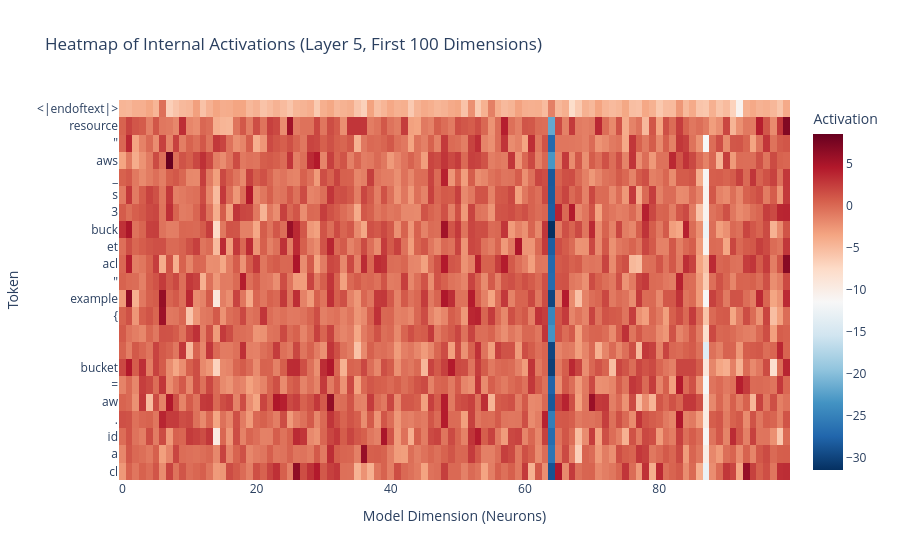

Notebook code cell kept with this figure:
### Code cell
import plotly.express as px

# 'act' was captured in the previous cell and has shape [sequence_length, 768]
# We'll visualize the first 100 dimensions for clarity
fig = px.imshow(
    act[:, :100].cpu().numpy(),
    labels=dict(x="Model Dimension (Neurons)", y="Token", color="Activation"),
    x=list(range(100)),
    y=tokens,
    title="Heatmap of Internal Activations (Layer 5, First 100 Dimensions)",
    color_continuous_scale="RdBu_r",
    aspect="auto"
)
fig.show()

### Figure 1 — Plotly figure (JSON) as saved in the notebook; plotly's stock layout.template omitted (floating-point values rounded to 4 significant figures; data arrays with more than 128 entries replaced by an {"elided": "..."} marker saying what was removed)
{"data": [{"coloraxis": "coloraxis", "hovertemplate": "Model Dimension (Neurons): %{x}<br>Token: %{y}<br>Activation: %{z}<extra></extra>", "name": "0", "type": "heatmap", "x": [0, 1, 2, 3, 4, 5, 6, 7, 8, 9, 10, 11, 12, 13, 14, 15, 16, 17, 18, 19, 20, 21, 22, 23, 24, 25, 26, 27, 28, 29, 30, 31, 32, 33, 34, 35, 36, 37, 38, 39, 40, 41, 42, 43, 44, 45, 46, 47, 48, 49, 50, 51, 52, 53, 54, 55, 56, 57, 58, 59, 60, 61, 62, 63, 64, 65, 66, 67, 68, 69, 70, 71, 72, 73, 74, 75, 76, 77, 78, 79, 80, 81, 82, 83, 84, 85, 86, 87, 88, 89, 90, 91, 92, 93, 94, 95, 96, 97, 98, 99], "xaxis": "x", "y": ["<|endoftext|>", "resource", " \"", "aws", "_", "s", "3", "_", "buck", "et", "_", "acl", "\"", " \"", "example", "\"", " {", "\n", " ", " bucket", " =", " aw", "s", "_", "s", "3", "_", "buck", "et", ".", "example", ".", "id", "\n", " ", " a", "cl", " ", " ", " ", " =", " \""], "yaxis": "y", "z": {"elided": "42x100 float values"}}], "layout": {"coloraxis": {"autocolorscale": false, "colorbar": {"title": {"text": "Activation"}}, "colorscale": [[0.0, "rgb(5,48,97)"], [0.1, "rgb(33,102,172)"], [0.2, "rgb(67,147,195)"], [0.3, "rgb(146,197,222)"], [0.4, "rgb(209,229,240)"], [0.5, "rgb(247,247,247)"], [0.6, "rgb(253,219,199)"], [0.7, "rgb(244,165,130)"], [0.8, "rgb(214,96,77)"], [0.9, "rgb(178,24,43)"], [1.0, "rgb(103,0,31)"]]}, "title": {"text": "Heatmap of Internal Activations (Layer 5, First 100 Dimensions)"}, "xaxis": {"anchor": "y", "domain": [0.0, 1.0], "title": {"text": "Model Dimension (Neurons)"}}, "yaxis": {"anchor": "x", "autorange": "reversed", "domain": [0.0, 1.0], "title": {"text": "Token"}}}}
